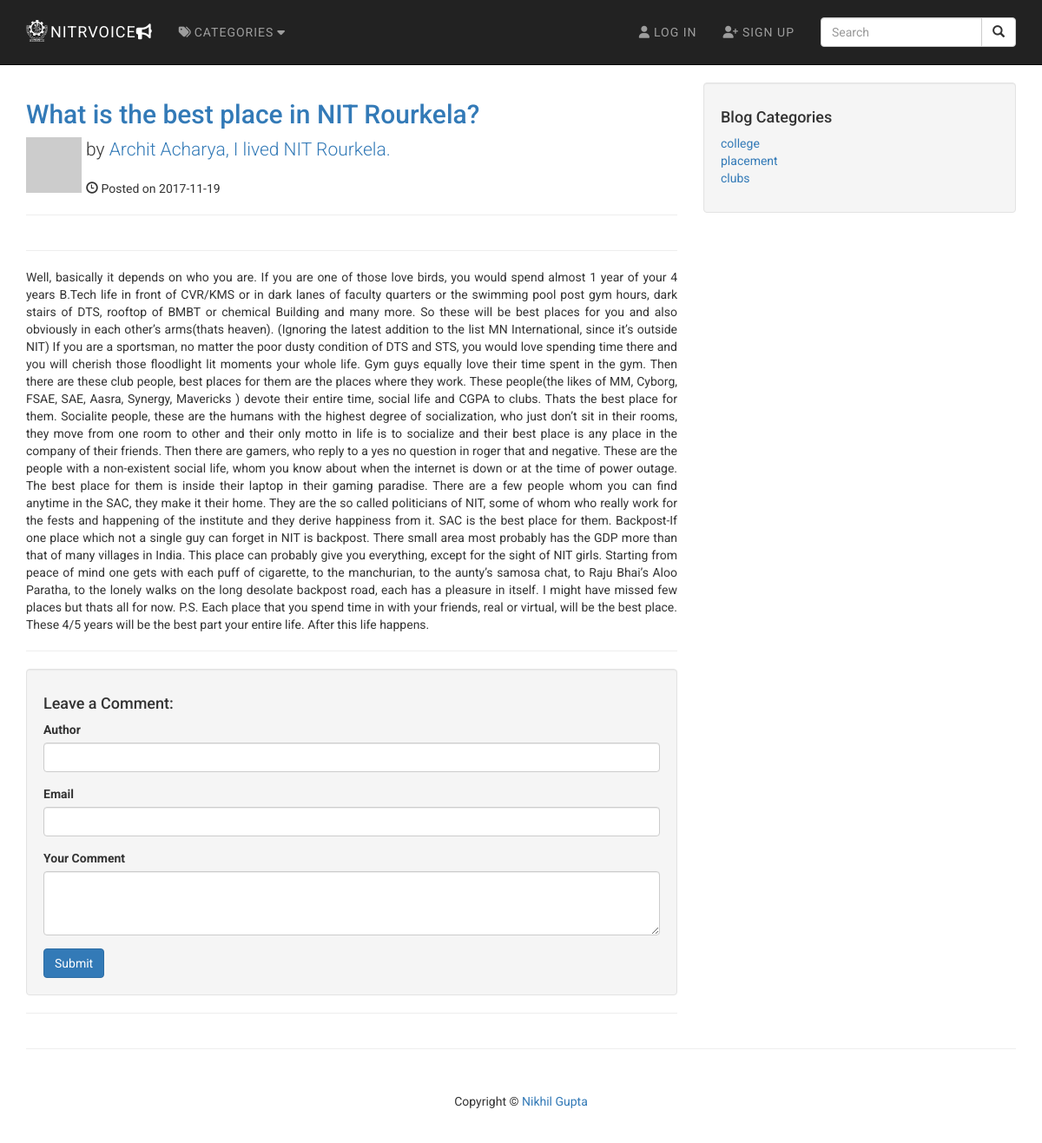
The page /post.php?p_id=23 on the database its author committed.
### tables this page shows
CREATE TABLE `posts` (
  `post_id` int(3) NOT NULL,
  `post_category_id` int(3) NOT NULL,
  `post_title` varchar(255) NOT NULL,
  `post_author` varchar(255) NOT NULL,
  `post_date` date NOT NULL,
  `post_image` text NOT NULL,
  `post_content` longtext NOT NULL,
  `post_tags` varchar(255) NOT NULL,
  `post_comment_count` int(11) NOT NULL,
  `post_status` varchar(255) NOT NULL DEFAULT 'draft',
  `post_views_count` int(11) NOT NULL
);

CREATE TABLE `categories` (
  `cat_id` int(3) NOT NULL,
  `cat_title` varchar(255) NOT NULL
);

### post.php (the view, shortened to what this page needs)
<?php include "includes/db.php" ?>
<?php include "includes/header.php" ?>
<link rel="stylesheet" href="css/content.css">
<?php include "includes/navigation.php" ?>
<div id="content" class="container" align="justify">
  <div class="row">
    <div class="col-md-8">
      <?php
      if(isset($_GET['p_id'])){
        $the_post_id = $_GET['p_id'];
        $query="SELECT * FROM posts WHERE post_id = $the_post_id ";
        $select_all_posts_query=mysqli_query($connection,$query);
        while($row=mysqli_fetch_assoc($select_all_posts_query)){
          $post_title=$row['post_title'];
          $post_author=$row['post_author'];
          $post_date=$row['post_date'];
          $post_content=$row['post_content'];
          ?>
          <h2>
            <a href="#"><?php echo $post_title ?></a>
          </h2>
          <p class="lead">
            <a class="pull-left" href="#">
              <img class="media-object" src="http://placehold.it/64x64" alt="" style="margin-right:5px">
            </a> by <a href="index.php"><?php echo $post_author ?></a>
          </p>
          <p><span class="glyphicon glyphicon-time"></span> <?php echo "Posted on " . $post_date ?></p>
          <hr>
          <hr>
          <p><?php echo $post_content ?></p>
          <hr>
        <?php }
      }else{
        header("Location:index.php");
      }
      ?>
      <div class="well">
        <h4>Leave a Comment:</h4>
        <form role="form" action="" method="post">
          <div class="form-group">
            <label for="Author">Author</label>
            <input type="text" name="comment_author" class="form-control" value="">
          </div>
          <div class="form-group">
            <label for="Author">Email</label>
            <input type="email" name="comment_email" class="form-control" value="">
          </div>
          <div class="form-group">
            <label for="Author">Your Comment</label>
            <textarea class="form-control" rows="3" name="comment_content"></textarea>
          </div>
          <button type="submit" name="create_comment" class="btn btn-primary">Submit</button>
        </form>
      </div>
      <hr>
    </div>
    <div class="col-md-4">
      <div class="well">
        <?php
        $query="SELECT * FROM categories";
        $select_categories_sidebar=mysqli_query($connection,$query);
        ?>
        <h4>Blog Categories</h4>
        <div class="row">
          <div class="col-lg-12">
            <ul class="list-unstyled">
              <?php
              while($row=mysqli_fetch_assoc($select_categories_sidebar)){
                $cat_title=$row['cat_title'];
                $cat_id=$row['cat_id'];
                echo "<li><a href='./category_page.php?category=$cat_id'>
                {$cat_title}
                </a></li>";
              }
              ?>
            </ul>
          </div>
        </div>
      </div>
    </div>
  </div>
  <hr>
  <?php include "includes/footer.php" ?>

### css/blog-home.css (style rules this page uses)
body { padding-top: 70px; }

### css/stylemain.css (style rules this page uses)
html, body { max-width: 100%; overflow-x: hidden; font-family:'Roboto',sans-serif; }

### css/content.css (style rules this page uses)
#content { margin-top:25px; }

### rows shown on the page
posts: post_title "What is the best place in NIT Rourkela?", post_author "Archit Acharya, I lived NIT Rourkela.", post_date "2017-11-19", post_content "Well, basically it depends on who you are. If you are one of those love birds, you would spend almost 1 year of your 4 years B.Tech life in front of CVR/KMS or in dark lanes of faculty quarters or the swimming pool post gym hours, dark stairs of DTS, rooftop of BMBT or chemical Building and many more. So these will be best places for you and also obviously in each other’s arms(thats heaven). (Ignoring the latest addition to the list MN International, since it’s outside NIT) If you are a sportsman, no matter the poor dusty condition of DTS and STS, you would love spending time there and you will cherish those floodlight lit moments your whole life. Gym guys equally love their time spent in…"
categories: cat_title "college"
categories: cat_title "placement"
categories: cat_title "clubs"
